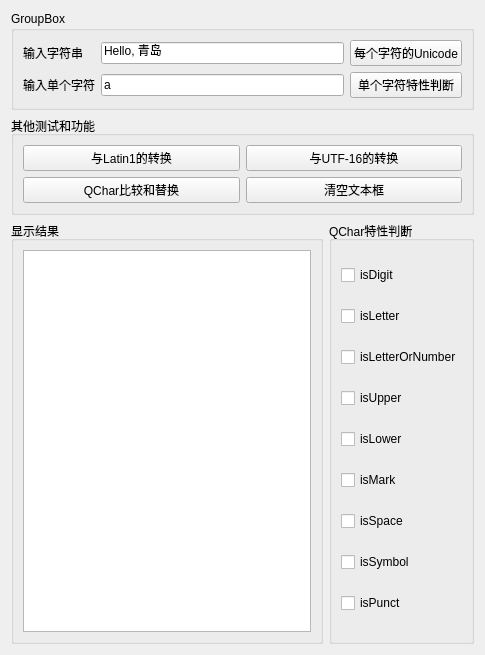
<?xml version="1.0" encoding="UTF-8"?>
<ui version="4.0">
 <class>Widget</class>
 <widget class="QWidget" name="Widget">
  <property name="geometry">
   <rect>
    <x>0</x>
    <y>0</y>
    <width>485</width>
    <height>655</height>
   </rect>
  </property>
  <property name="windowTitle">
   <string>Widget</string>
  </property>
  <layout class="QVBoxLayout" name="verticalLayout">
   <item>
    <widget class="QGroupBox" name="groupBox">
     <property name="title">
      <string>GroupBox</string>
     </property>
     <layout class="QGridLayout" name="gridLayout_4">
      <item row="0" column="0">
       <widget class="QLabel" name="label">
        <property name="text">
         <string>输入字符串</string>
        </property>
       </widget>
      </item>
      <item row="0" column="1">
       <widget class="QLineEdit" name="editStr">
        <property name="text">
         <string>Hello, 青岛</string>
        </property>
       </widget>
      </item>
      <item row="0" column="2">
       <widget class="QPushButton" name="btnGetChars">
        <property name="text">
         <string>每个字符的Unicode</string>
        </property>
       </widget>
      </item>
      <item row="1" column="0">
       <widget class="QLabel" name="label_2">
        <property name="text">
         <string>输入单个字符</string>
        </property>
       </widget>
      </item>
      <item row="1" column="1">
       <widget class="QLineEdit" name="editChar">
        <property name="text">
         <string>a</string>
        </property>
       </widget>
      </item>
      <item row="1" column="2">
       <widget class="QPushButton" name="btnCharJudge">
        <property name="text">
         <string>单个字符特性判断</string>
        </property>
       </widget>
      </item>
     </layout>
    </widget>
   </item>
   <item>
    <widget class="QGroupBox" name="groupBox_2">
     <property name="title">
      <string>其他测试和功能</string>
     </property>
     <layout class="QGridLayout" name="gridLayout">
      <item row="0" column="0">
       <widget class="QPushButton" name="btnChange">
        <property name="text">
         <string>与Latin1的转换</string>
        </property>
       </widget>
      </item>
      <item row="0" column="1">
       <widget class="QPushButton" name="btnShift">
        <property name="text">
         <string>与UTF-16的转换</string>
        </property>
       </widget>
      </item>
      <item row="1" column="0">
       <widget class="QPushButton" name="btnCompare">
        <property name="text">
         <string>QChar比较和替换</string>
        </property>
       </widget>
      </item>
      <item row="1" column="1">
       <widget class="QPushButton" name="btnClear">
        <property name="text">
         <string>清空文本框</string>
        </property>
       </widget>
      </item>
     </layout>
    </widget>
   </item>
   <item>
    <layout class="QHBoxLayout" name="horizontalLayout">
     <item>
      <widget class="QGroupBox" name="groupBox_3">
       <property name="title">
        <string>显示结果</string>
       </property>
       <layout class="QGridLayout" name="gridLayout_2">
        <item row="0" column="0">
         <widget class="QPlainTextEdit" name="plainTextEdit"/>
        </item>
       </layout>
      </widget>
     </item>
     <item>
      <widget class="QGroupBox" name="groupBox_4">
       <property name="title">
        <string>QChar特性判断</string>
       </property>
       <layout class="QGridLayout" name="gridLayout_3">
        <item row="8" column="0">
         <widget class="QCheckBox" name="chkPunct">
          <property name="text">
           <string>isPunct</string>
          </property>
         </widget>
        </item>
        <item row="6" column="0">
         <widget class="QCheckBox" name="chkSpace">
          <property name="text">
           <string>isSpace</string>
          </property>
         </widget>
        </item>
        <item row="3" column="0">
         <widget class="QCheckBox" name="chkUpper">
          <property name="text">
           <string>isUpper</string>
          </property>
         </widget>
        </item>
        <item row="1" column="0">
         <widget class="QCheckBox" name="chkLetter">
          <property name="text">
           <string>isLetter</string>
          </property>
         </widget>
        </item>
        <item row="4" column="0">
         <widget class="QCheckBox" name="chkLower">
          <property name="text">
           <string>isLower</string>
          </property>
         </widget>
        </item>
        <item row="0" column="0">
         <widget class="QCheckBox" name="chkDigit">
          <property name="text">
           <string>isDigit</string>
          </property>
         </widget>
        </item>
        <item row="7" column="0">
         <widget class="QCheckBox" name="chkSymbol">
          <property name="text">
           <string>isSymbol</string>
          </property>
         </widget>
        </item>
        <item row="2" column="0">
         <widget class="QCheckBox" name="chkLetterOrNumbber">
          <property name="text">
           <string>isLetterOrNumber</string>
          </property>
         </widget>
        </item>
        <item row="5" column="0">
         <widget class="QCheckBox" name="chkMark">
          <property name="text">
           <string>isMark</string>
          </property>
         </widget>
        </item>
       </layout>
      </widget>
     </item>
    </layout>
   </item>
  </layout>
 </widget>
 <resources/>
 <connections/>
</ui>
